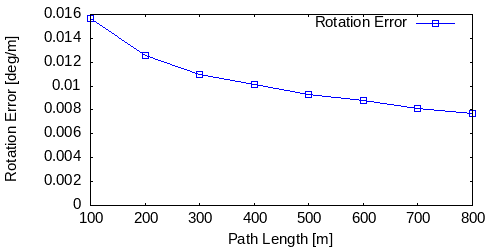

The script that saved this image:
set term postscript eps enhanced color
set output "09_avg_rl.eps"
set size ratio 0.5
set yrange [0:*]
set xlabel "Path Length [m]"
set ylabel "Rotation Error [deg/m]"
plot "09_avg_rl.txt" using 1:($2*57.3) title 'Rotation Error' lc rgb "#0000FF" pt 4 w linespoints
